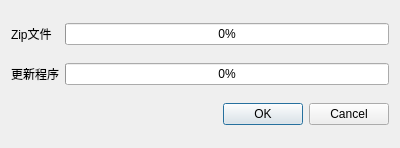
<?xml version="1.0" encoding="UTF-8"?>
<ui version="4.0">
 <class>DownloadProgress</class>
 <widget class="QDialog" name="DownloadProgress">
  <property name="geometry">
   <rect>
    <x>0</x>
    <y>0</y>
    <width>400</width>
    <height>148</height>
   </rect>
  </property>
  <property name="windowTitle">
   <string>Dialog</string>
  </property>
  <layout class="QGridLayout" name="gridLayout">
   <item row="0" column="0">
    <widget class="QLabel" name="label">
     <property name="text">
      <string>Zip文件</string>
     </property>
    </widget>
   </item>
   <item row="0" column="1">
    <widget class="QProgressBar" name="progressBar">
     <property name="value">
      <number>0</number>
     </property>
     <property name="alignment">
      <set>Qt::AlignCenter</set>
     </property>
    </widget>
   </item>
   <item row="1" column="0">
    <widget class="QLabel" name="label_2">
     <property name="text">
      <string>更新程序</string>
     </property>
    </widget>
   </item>
   <item row="1" column="1">
    <widget class="QProgressBar" name="progressBar_2">
     <property name="value">
      <number>0</number>
     </property>
     <property name="alignment">
      <set>Qt::AlignCenter</set>
     </property>
    </widget>
   </item>
   <item row="2" column="0" colspan="2">
    <widget class="QDialogButtonBox" name="buttonBox">
     <property name="orientation">
      <enum>Qt::Horizontal</enum>
     </property>
     <property name="standardButtons">
      <set>QDialogButtonBox::Cancel|QDialogButtonBox::Ok</set>
     </property>
    </widget>
   </item>
  </layout>
 </widget>
 <resources/>
 <connections>
  <connection>
   <sender>buttonBox</sender>
   <signal>accepted()</signal>
   <receiver>DownloadProgress</receiver>
   <slot>close()</slot>
   <hints>
    <hint type="sourcelabel">
     <x>248</x>
     <y>254</y>
    </hint>
    <hint type="destinationlabel">
     <x>157</x>
     <y>274</y>
    </hint>
   </hints>
  </connection>
  <connection>
   <sender>buttonBox</sender>
   <signal>rejected()</signal>
   <receiver>DownloadProgress</receiver>
   <slot>close()</slot>
   <hints>
    <hint type="sourcelabel">
     <x>316</x>
     <y>260</y>
    </hint>
    <hint type="destinationlabel">
     <x>286</x>
     <y>274</y>
    </hint>
   </hints>
  </connection>
 </connections>
</ui>
